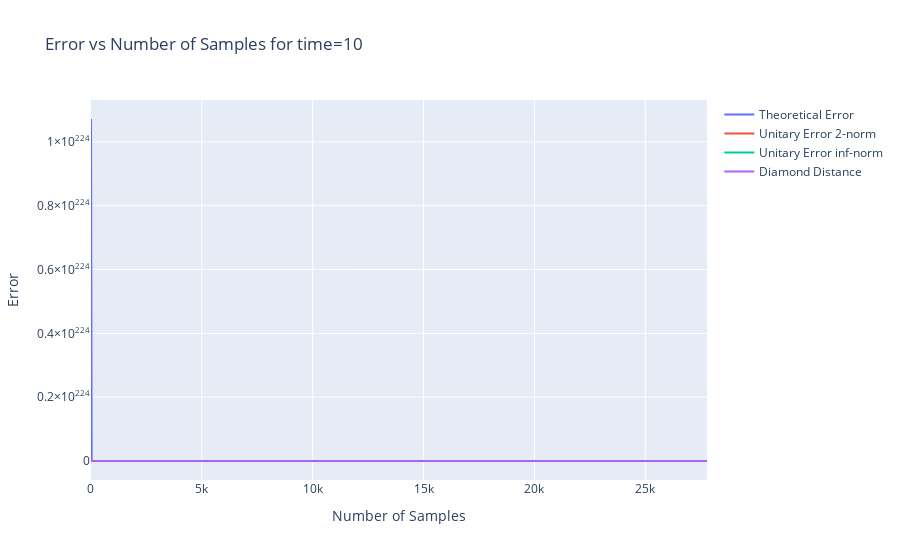
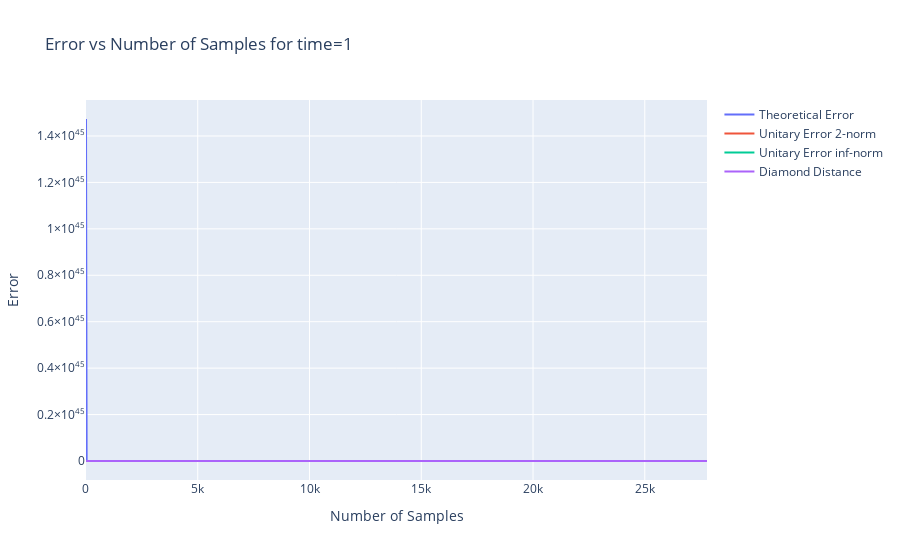
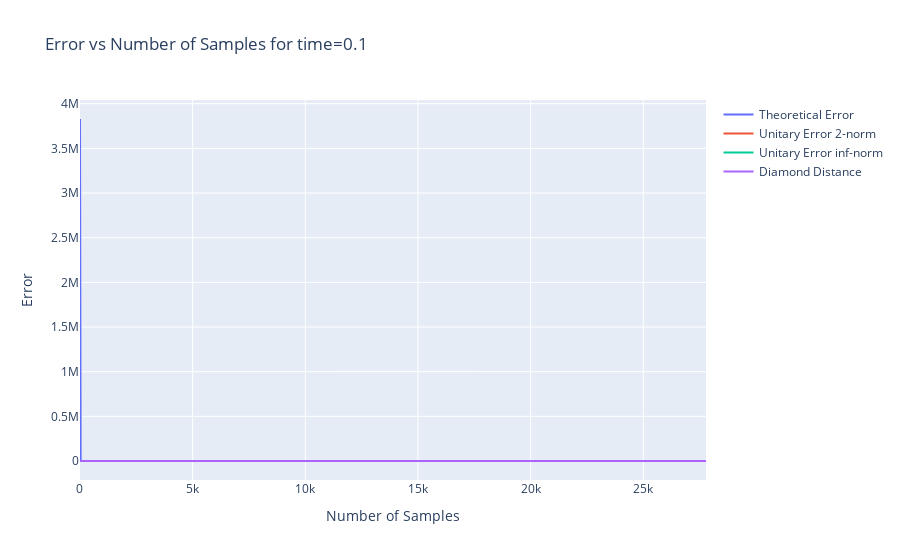
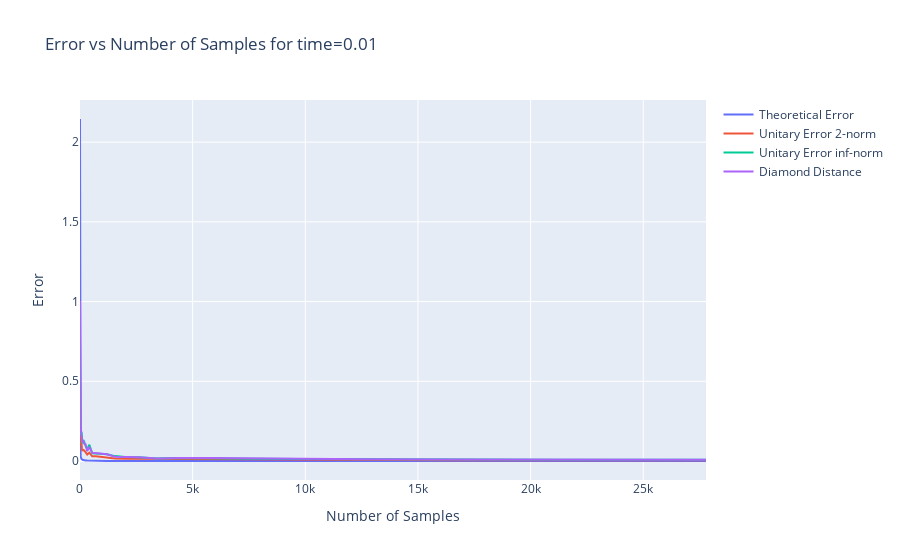

Notebook source saved alongside these figures, in order:
### Code cell
import numpy as np
import plotly.graph_objects as go

# Define parameters
times = [10, 1, 0.1, 0.01, 0.01]
for time in times:
    num_qubits = 3
    num_terms = 100
    theoretical_errors = []
    unitary_errors = []
    unitary_errors_inf = []
    diamond_distances = []
    nums_samples = [int(1.3 ** x) for x in range(0, 40)]
    # Set seaborn style
    # Generate a random Hamiltonian
    hamiltonian = generate_random_hamiltonian(num_qubits, num_terms)
    print(f"Hamiltonian: {hamiltonian}")

    # Compute exact unitary evolution
    U_exact = exact_unitary_evolution(hamiltonian, time)

    for num_samples in nums_samples:
        # Compute qDRIFT approximation
        sampled_unitaries, labels = qdrift_sample(hamiltonian, time, num_samples)
        # multiply the sampled unitaries in the order they were sampled
        U_qdrift = sampled_unitaries[0]
        for unitary in sampled_unitaries[1:]:
            U_qdrift = U_qdrift @ unitary
        U_qdrift = Operator(U_qdrift)
        # Compute errors
        error = unitary_error_2_norm(U_exact, U_qdrift)
        error_2 = unitary_error_inf_norm(U_exact, U_qdrift)
        diamond_dist = compute_diamond_distance(U_exact, U_qdrift)
        lam = sum(abs(term[0]) for term in hamiltonian)
        theoretical_error = estimate_theoretical_qdrift_errror(num_samples=num_samples, lam=lam, time=time)
        # print(f"Theoretical Error\t\tError\t\tDiamond Distance")
        # print(f"   {theoretical_error}\t    {error} \t    {diamond_dist}")
        theoretical_errors.append(2 * theoretical_error)
        unitary_errors.append(error)
        diamond_distances.append(diamond_dist)
        unitary_errors_inf.append(error_2)

    # graph error vs num sampleswith plotly
    fig = go.Figure()
    fig.add_trace(go.Scatter(x=nums_samples, y=theoretical_errors, mode='lines', name='Theoretical Error'))
    fig.add_trace(go.Scatter(x=nums_samples, y=unitary_errors, mode='lines', name='Unitary Error 2-norm'))
    fig.add_trace(go.Scatter(x=nums_samples, y=unitary_errors_inf, mode='lines', name='Unitary Error inf-norm'))
    fig.add_trace(go.Scatter(x=nums_samples, y=diamond_distances, mode='lines', name='Diamond Distance'))
    fig.update_layout(title=f'Error vs Number of Samples for time={time}', xaxis_title='Number of Samples', yaxis_title='Error')
    fig.show()
